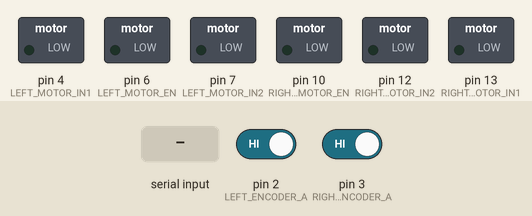
Simulated run of this sketch. Board: Arduino Mega 2560, built with avr-gcc and run on an emulated ATmega2560. Parts: switched loads named in the sketch (green lamp = pin HIGH). The test bench sets the inputs (shaded band); at power-on: pin 2 (LEFT_ENCODER_A) HIGH, pin 3 (RIGHT_ENCODER_A) HIGH. What the sketch prints to the serial monitor is not drawn.

Above: at 1.2 s.
1.3 s: "V,,45\n" received over Serial
At 2.1 s:
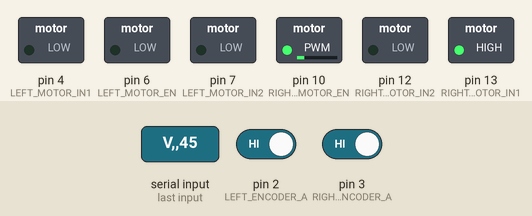
Timing chart, 0 to 4.3 s (numbered marks = the images above; inputs shaded):
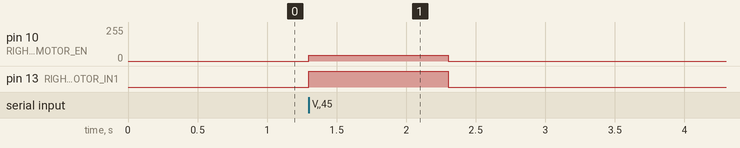

Measured:
- after the input at 1.3 s, pin 10 (RIGHT_MOTOR_EN): 0/255 → 45/255 at once, → 0/255 1.0 s later; pin 13 (RIGHT_MOTOR_IN1): LOW → HIGH at once, → LOW 1.0 s later

The sketch:

differential_drive.ino
```cpp
// Differential Drive Robot Arduino Code
// Compatible with ROS2 motor_controller.py

// Motor pins for differential drive (2 wheels)
#define LEFT_MOTOR_EN 6   // PWM pin for left motor
#define LEFT_MOTOR_IN1 4  // Direction pin 1 for left motor
#define LEFT_MOTOR_IN2 7  // Direction pin 2 for left motor

#define RIGHT_MOTOR_EN 10 // PWM pin for right motor
#define RIGHT_MOTOR_IN1 13 // Direction pin 1 for right motor
#define RIGHT_MOTOR_IN2 12 // Direction pin 2 for right motor

// Encoder pins
#define LEFT_ENCODER_A 2   // Interrupt pin for left encoder
#define LEFT_ENCODER_B 24
#define RIGHT_ENCODER_A 3  // Interrupt pin for right encoder
#define RIGHT_ENCODER_B 26

// Encoder counters
volatile long left_encoder_count = 0;
volatile long right_encoder_count = 0;

// Previous encoder counts for velocity calculation
long prev_left_count = 0;
long prev_right_count = 0;

// Timing variables
unsigned long last_cmd_time = 0;
unsigned long last_odom_time = 0;
const unsigned long CMD_TIMEOUT = 1000;  // Stop motors if no command received for 1 second
const unsigned long ODOM_INTERVAL = 50;  // Send odometry every 50ms

// Robot parameters
#define ENCODER_RESOLUTION 751.8  // ticks per revolution
#define WHEEL_RADIUS 0.070        // meters
#define WHEEL_SEPARATION 0.360    // meters (left-right distance)

void setup() {
  // Initialize motor pins
  pinMode(LEFT_MOTOR_EN, OUTPUT);
  pinMode(LEFT_MOTOR_IN1, OUTPUT);
  pinMode(LEFT_MOTOR_IN2, OUTPUT);
  pinMode(RIGHT_MOTOR_EN, OUTPUT);
  pinMode(RIGHT_MOTOR_IN1, OUTPUT);
  pinMode(RIGHT_MOTOR_IN2, OUTPUT);

  // Initialize encoder pins
  pinMode(LEFT_ENCODER_A, INPUT_PULLUP);
  pinMode(LEFT_ENCODER_B, INPUT_PULLUP);
  pinMode(RIGHT_ENCODER_A, INPUT_PULLUP);
  pinMode(RIGHT_ENCODER_B, INPUT_PULLUP);

  // Attach interrupts for encoders
  attachInterrupt(digitalPinToInterrupt(LEFT_ENCODER_A), leftEncoderISR, RISING);
  attachInterrupt(digitalPinToInterrupt(RIGHT_ENCODER_A), rightEncoderISR, RISING);

  Serial.begin(115200);
  Serial.setTimeout(10);
  stopMotors();

  last_odom_time = millis();
}

void loop() {
  if (Serial.available()) {
    String data = Serial.readStringUntil('\n');
    if (data.startsWith("V,")) {
      // Parse velocity commands: V,left_pwm,right_pwm
      data = data.substring(2); // Remove "V,"
      int commaIndex = data.indexOf(',');

      if (commaIndex != -1) {
        int left_pwm = constrain(data.substring(0, commaIndex).toInt(), -255, 255);
        int right_pwm = constrain(data.substring(commaIndex + 1).toInt(), -255, 255);

        setMotorSpeed(LEFT_MOTOR_IN1, LEFT_MOTOR_IN2, LEFT_MOTOR_EN, left_pwm);
        setMotorSpeed(RIGHT_MOTOR_IN1, RIGHT_MOTOR_IN2, RIGHT_MOTOR_EN, right_pwm);

        last_cmd_time = millis();
      }
    }
  }

  // Safety check - stop motors if no command received for a while
  if (millis() - last_cmd_time > CMD_TIMEOUT) {
    stopMotors();
  }

  // Send odometry data every ODOM_INTERVAL ms
  if (millis() - last_odom_time >= ODOM_INTERVAL) {
    sendOdometryData();
    last_odom_time = millis();
  }
}

void setMotorSpeed(int in1_pin, int in2_pin, int en_pin, int speed) {
  if (speed > 0) {
    digitalWrite(in1_pin, HIGH);
    digitalWrite(in2_pin, LOW);
  } else if (speed < 0) {
    digitalWrite(in1_pin, LOW);
    digitalWrite(in2_pin, HIGH);
  } else {
    digitalWrite(in1_pin, LOW);
    digitalWrite(in2_pin, LOW);
  }
  analogWrite(en_pin, abs(speed));
}

void stopMotors() {
  setMotorSpeed(LEFT_MOTOR_IN1, LEFT_MOTOR_IN2, LEFT_MOTOR_EN, 0);
  setMotorSpeed(RIGHT_MOTOR_IN1, RIGHT_MOTOR_IN2, RIGHT_MOTOR_EN, 0);
}

void leftEncoderISR() {
  // Read the other encoder pin to determine direction
  if (digitalRead(LEFT_ENCODER_B) == HIGH) {
    left_encoder_count++;
  } else {
    left_encoder_count--;
  }
}

void rightEncoderISR() {
  // Read the other encoder pin to determine direction
  if (digitalRead(RIGHT_ENCODER_B) == HIGH) {
    right_encoder_count++;
  } else {
    right_encoder_count--;
  }
}

void sendOdometryData() {
  // Get current encoder counts
  noInterrupts();
  long current_left = left_encoder_count;
  long current_right = right_encoder_count;
  interrupts();

  // Calculate wheel velocities (delta counts per time interval)
  float dt = ODOM_INTERVAL / 1000.0; // Convert to seconds
  float v_left = (current_left - prev_left_count) * (2.0 * PI * WHEEL_RADIUS) / (ENCODER_RESOLUTION * dt);
  float v_right = (current_right - prev_right_count) * (2.0 * PI * WHEEL_RADIUS) / (ENCODER_RESOLUTION * dt);

  // Update previous counts
  prev_left_count = current_left;
  prev_right_count = current_right;

  // Send in format expected by ROS2 motor_controller.py: ODOM_LR:v_left,v_right
  Serial.print("ODOM_LR:");
  Serial.print(v_left, 4);
  Serial.print(",");
  Serial.println(v_right, 4);
} 
```
